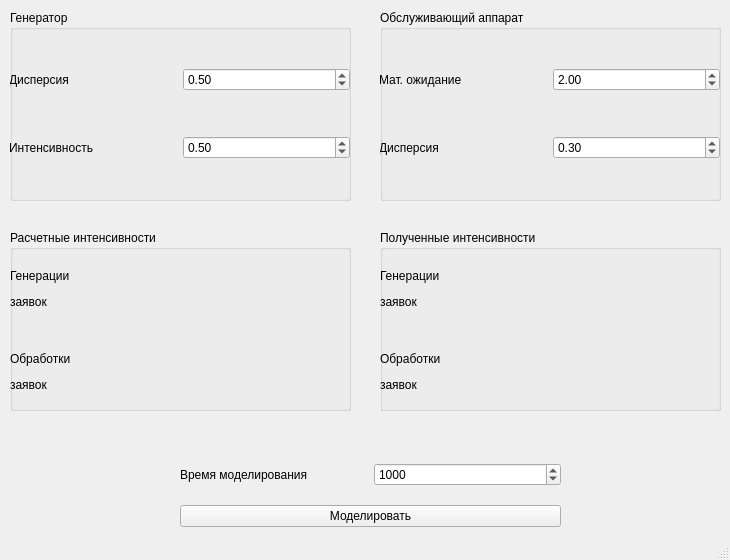
<?xml version="1.0" encoding="UTF-8"?>
<ui version="4.0">
 <class>MainWindow</class>
 <widget class="QMainWindow" name="MainWindow">
  <property name="geometry">
   <rect>
    <x>0</x>
    <y>0</y>
    <width>730</width>
    <height>560</height>
   </rect>
  </property>
  <property name="minimumSize">
   <size>
    <width>730</width>
    <height>560</height>
   </size>
  </property>
  <property name="maximumSize">
   <size>
    <width>730</width>
    <height>560</height>
   </size>
  </property>
  <property name="windowTitle">
   <string>Планирование экспериментов</string>
  </property>
  <widget class="QWidget" name="centralwidget">
   <widget class="QGroupBox" name="groupBox">
    <property name="geometry">
     <rect>
      <x>10</x>
      <y>10</y>
      <width>341</width>
      <height>191</height>
     </rect>
    </property>
    <property name="title">
     <string>Генератор</string>
    </property>
    <widget class="QWidget" name="verticalLayoutWidget">
     <property name="geometry">
      <rect>
       <x>-1</x>
       <y>19</y>
       <width>341</width>
       <height>171</height>
      </rect>
     </property>
     <layout class="QVBoxLayout" name="verticalLayout">
      <item>
       <layout class="QHBoxLayout" name="horizontalLayout">
        <item>
         <widget class="QLabel" name="label">
          <property name="text">
           <string>Дисперсия</string>
          </property>
         </widget>
        </item>
        <item>
         <widget class="QDoubleSpinBox" name="gen_sigma_box">
          <property name="singleStep">
           <double>0.010000000000000</double>
          </property>
          <property name="value">
           <double>0.500000000000000</double>
          </property>
         </widget>
        </item>
       </layout>
      </item>
      <item>
       <layout class="QHBoxLayout" name="horizontalLayout_2">
        <item>
         <widget class="QLabel" name="label_2">
          <property name="text">
           <string>Интенсивность</string>
          </property>
         </widget>
        </item>
        <item>
         <widget class="QDoubleSpinBox" name="gen_intense_box">
          <property name="singleStep">
           <double>0.010000000000000</double>
          </property>
          <property name="value">
           <double>0.500000000000000</double>
          </property>
         </widget>
        </item>
       </layout>
      </item>
     </layout>
    </widget>
   </widget>
   <widget class="QGroupBox" name="groupBox_3">
    <property name="geometry">
     <rect>
      <x>380</x>
      <y>10</y>
      <width>341</width>
      <height>191</height>
     </rect>
    </property>
    <property name="title">
     <string>Обслуживающий аппарат</string>
    </property>
    <widget class="QWidget" name="verticalLayoutWidget_3">
     <property name="geometry">
      <rect>
       <x>-1</x>
       <y>19</y>
       <width>341</width>
       <height>171</height>
      </rect>
     </property>
     <layout class="QVBoxLayout" name="verticalLayout_3">
      <item>
       <layout class="QHBoxLayout" name="horizontalLayout_5">
        <item>
         <widget class="QLabel" name="label_5">
          <property name="text">
           <string>Мат. ожидание</string>
          </property>
         </widget>
        </item>
        <item>
         <widget class="QDoubleSpinBox" name="oa_m_box">
          <property name="maximum">
           <double>10000000.000000000000000</double>
          </property>
          <property name="singleStep">
           <double>0.010000000000000</double>
          </property>
          <property name="value">
           <double>2.000000000000000</double>
          </property>
         </widget>
        </item>
       </layout>
      </item>
      <item>
       <layout class="QHBoxLayout" name="horizontalLayout_6">
        <item>
         <widget class="QLabel" name="label_6">
          <property name="text">
           <string>Дисперсия</string>
          </property>
         </widget>
        </item>
        <item>
         <widget class="QDoubleSpinBox" name="oa_sigma_box">
          <property name="singleStep">
           <double>0.010000000000000</double>
          </property>
          <property name="value">
           <double>0.300000000000000</double>
          </property>
         </widget>
        </item>
       </layout>
      </item>
     </layout>
    </widget>
   </widget>
   <widget class="QGroupBox" name="groupBox_4">
    <property name="geometry">
     <rect>
      <x>10</x>
      <y>230</y>
      <width>341</width>
      <height>181</height>
     </rect>
    </property>
    <property name="title">
     <string>Расчетные интенсивности</string>
    </property>
    <widget class="QWidget" name="verticalLayoutWidget_2">
     <property name="geometry">
      <rect>
       <x>0</x>
       <y>20</y>
       <width>341</width>
       <height>161</height>
      </rect>
     </property>
     <layout class="QVBoxLayout" name="verticalLayout_2">
      <item>
       <layout class="QHBoxLayout" name="horizontalLayout_3">
        <item>
         <widget class="QLabel" name="label_4">
          <property name="text">
           <string>&lt;html&gt;&lt;head/&gt;&lt;body&gt;&lt;p&gt;Генерации&lt;/p&gt;&lt;p&gt;заявок&lt;/p&gt;&lt;/body&gt;&lt;/html&gt;</string>
          </property>
         </widget>
        </item>
        <item>
         <widget class="QLabel" name="expected_gen_intense">
          <property name="text">
           <string/>
          </property>
         </widget>
        </item>
       </layout>
      </item>
      <item>
       <layout class="QHBoxLayout" name="horizontalLayout_4">
        <item>
         <widget class="QLabel" name="label_8">
          <property name="text">
           <string>&lt;html&gt;&lt;head/&gt;&lt;body&gt;&lt;p&gt;Обработки&lt;/p&gt;&lt;p&gt;заявок&lt;/p&gt;&lt;/body&gt;&lt;/html&gt;</string>
          </property>
         </widget>
        </item>
        <item>
         <widget class="QLabel" name="expected_oa_intense">
          <property name="text">
           <string/>
          </property>
         </widget>
        </item>
       </layout>
      </item>
     </layout>
    </widget>
   </widget>
   <widget class="QWidget" name="verticalLayoutWidget_5">
    <property name="geometry">
     <rect>
      <x>180</x>
      <y>450</y>
      <width>381</width>
      <height>91</height>
     </rect>
    </property>
    <layout class="QVBoxLayout" name="verticalLayout_5">
     <item>
      <layout class="QHBoxLayout" name="horizontalLayout_9">
       <item>
        <widget class="QLabel" name="label_13">
         <property name="text">
          <string>Время моделирования</string>
         </property>
        </widget>
       </item>
       <item>
        <widget class="QSpinBox" name="modelling_time_box">
         <property name="maximum">
          <number>10000</number>
         </property>
         <property name="value">
          <number>1000</number>
         </property>
        </widget>
       </item>
      </layout>
     </item>
     <item>
      <widget class="QPushButton" name="start_modelling_btn">
       <property name="text">
        <string>Моделировать</string>
       </property>
      </widget>
     </item>
    </layout>
   </widget>
   <widget class="QGroupBox" name="groupBox_5">
    <property name="geometry">
     <rect>
      <x>380</x>
      <y>230</y>
      <width>341</width>
      <height>181</height>
     </rect>
    </property>
    <property name="title">
     <string>Полученные интенсивности</string>
    </property>
    <widget class="QWidget" name="verticalLayoutWidget_4">
     <property name="geometry">
      <rect>
       <x>0</x>
       <y>20</y>
       <width>341</width>
       <height>161</height>
      </rect>
     </property>
     <layout class="QVBoxLayout" name="verticalLayout_4">
      <item>
       <layout class="QHBoxLayout" name="horizontalLayout_7">
        <item>
         <widget class="QLabel" name="label_3">
          <property name="text">
           <string>&lt;html&gt;&lt;head/&gt;&lt;body&gt;&lt;p&gt;Генерации&lt;/p&gt;&lt;p&gt;заявок&lt;/p&gt;&lt;/body&gt;&lt;/html&gt;</string>
          </property>
         </widget>
        </item>
        <item>
         <widget class="QLabel" name="real_gen_intense">
          <property name="text">
           <string/>
          </property>
         </widget>
        </item>
       </layout>
      </item>
      <item>
       <layout class="QHBoxLayout" name="horizontalLayout_8">
        <item>
         <widget class="QLabel" name="label_9">
          <property name="text">
           <string>&lt;html&gt;&lt;head/&gt;&lt;body&gt;&lt;p&gt;Обработки&lt;/p&gt;&lt;p&gt;заявок&lt;/p&gt;&lt;/body&gt;&lt;/html&gt;</string>
          </property>
         </widget>
        </item>
        <item>
         <widget class="QLabel" name="real_oa_intense">
          <property name="text">
           <string/>
          </property>
         </widget>
        </item>
       </layout>
      </item>
     </layout>
    </widget>
   </widget>
  </widget>
  <widget class="QMenuBar" name="menubar">
   <property name="geometry">
    <rect>
     <x>0</x>
     <y>0</y>
     <width>730</width>
     <height>22</height>
    </rect>
   </property>
  </widget>
  <widget class="QStatusBar" name="statusbar"/>
 </widget>
 <resources/>
 <connections/>
</ui>
